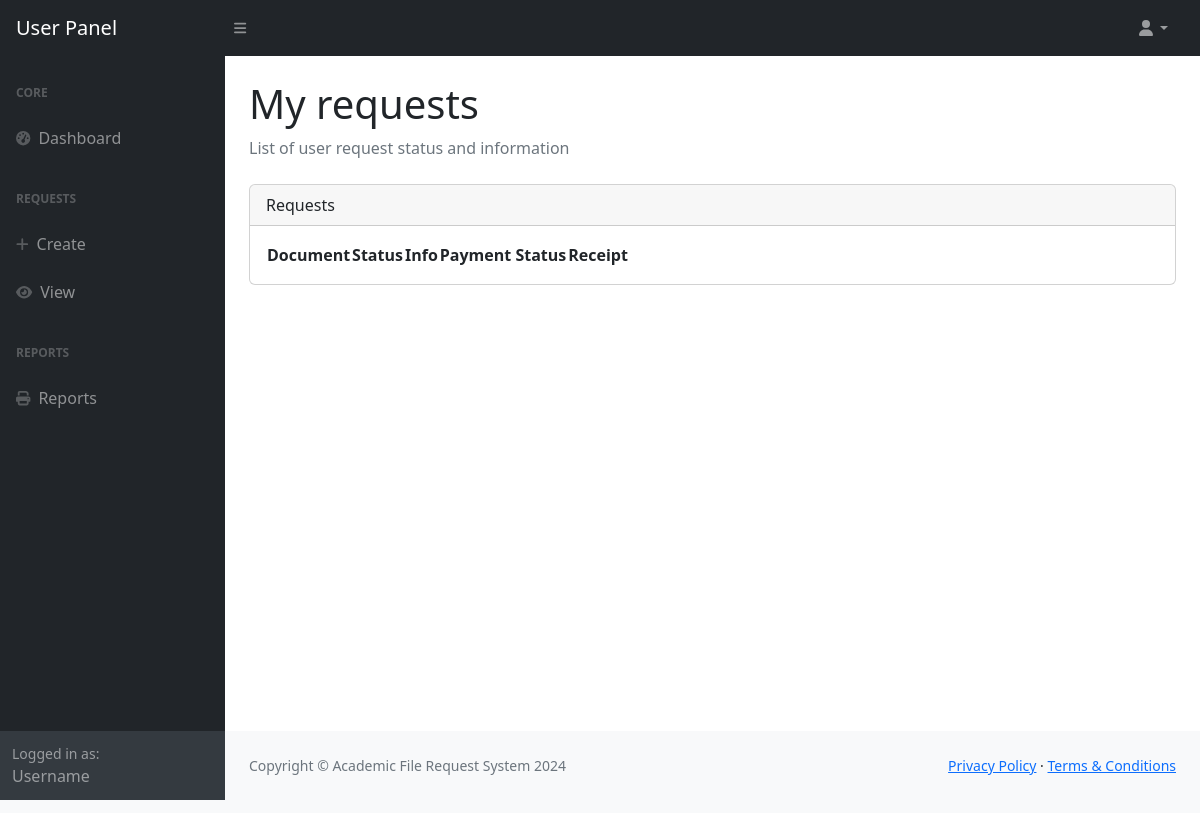
Page /request/user/ (signed in) on the earlier database version.
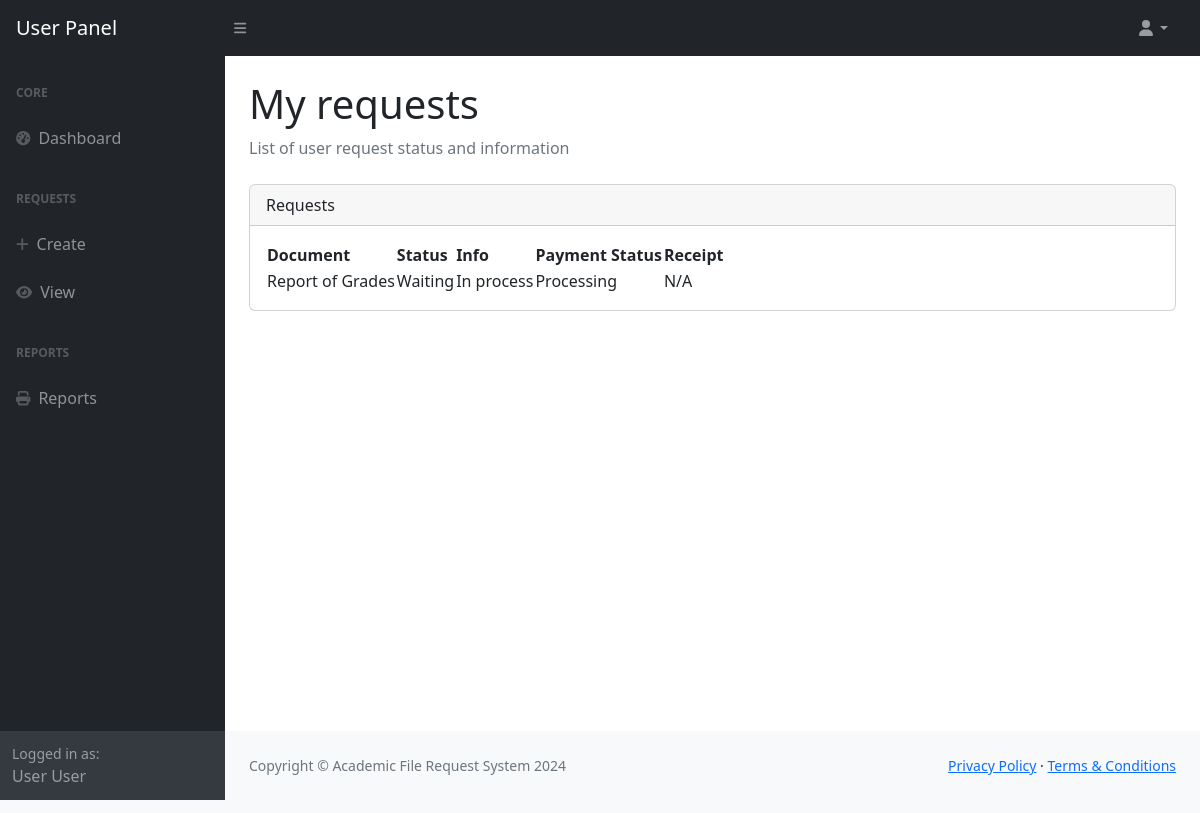
Same page on the later database version.
### onlinerequest/models.py (models this page shows, shortened)
class Record(models.Model):
    user_number = models.CharField(max_length=10)
    first_name = models.CharField(max_length=64)
    last_name = models.CharField(max_length=64)
    course_code = models.CharField(max_length=5)
    middle_name = models.CharField(max_length=64, default='De Guz Man')
    contact_no = models.IntegerField(default='09667614313')
    entry_year_from = models.IntegerField()
    entry_year_to = models.IntegerField()

class User_Request(models.Model):
    user = models.ForeignKey(User, on_delete=models.CASCADE, related_name='user_requests')
    request = models.ForeignKey(Request, on_delete=models.CASCADE, related_name='user_requests')
    status = models.CharField(max_length=64)
    uploads = models.TextField()
    requested = models.CharField(max_length=256, default="")
    purpose = models.CharField(max_length=256, blank=True)
    number_of_copies = models.IntegerField(default=1)
    uploaded_payment = models.TextField(blank=True)
    payment_status = models.CharField(max_length=10, default="Processing", blank=True)
    created_at = models.DateTimeField(auto_now_add=True)
    updated_at = models.DateTimeField(auto_now=True)

class Request(models.Model):
    description = models.CharField(max_length=256)
    files_required = models.CharField(max_length=256)
    document = models.ForeignKey(Document, on_delete=models.CASCADE)
    price = models.CharField(max_length=6, default=1.00)
    def __str__(self):
        return self.document.description

class Document(models.Model):
    code = models.CharField(max_length=64)
    description = models.CharField(max_length=64)
    active = models.BooleanField(default=True)

### onlinerequest/views/request_user.py (the view, shortened to what this page needs)
# urls.py: path('request/user/', request_user.display_user_requests),
def display_user_requests(request):
    try:
        user_requests = User_Request.objects.filter(user=request.user)
        for user_request in user_requests:
            if not user_request.uploaded_payment:
                user_request.payment_status = "Pending payment"
                user_request.save()
        return render(request, 'user/request/view-user-request.html', {'user_requests': user_requests})
    except Exception as e:
        return HttpResponse(f"Error displaying user requests: {str(e)}")

### onlinerequest/context_processors.py (called while the page is built)
def user_record(request):
    if request.user.is_authenticated:
        try:
            user_record = Record.objects.get(user_number=request.user.student_number)
            return {'user_record': user_record}
        except Record.DoesNotExist:
            return {}
    return {}

def request_forms(request):
    request_forms = Request.objects.all()
    return {'request_forms': request_forms}

### onlinerequest/templates/user/request/view-user-request.html (shortened to what the changed rows need)
{% load static %}
<!DOCTYPE html>
<html lang="en">
<head>
    {% include 'header.html' %}
</head>
<body class="sb-nav-fixed">
    <div id="layoutSidenav">
        {% include 'user/user-sidenav.html' %}
        <div id="layoutSidenav_content">
            <main>
                <div class="container-fluid px-4">
                    <h1 class="mt-4">My requests</h1>
                    <div class="card mb-4">
                        <div class="card-body">
                            <table id="datatable">
                                <thead>
                                    <th>Document</th>
                                    <th>Status</th>
                                    <th>Info</th>
                                    <th>Payment Status</th>
                                    <th>Receipt</th>
                                </thead>
                                <tbody>
                                {% if user_requests %}
                                    {% for user_request in user_requests %}
                                        <tr>
                                            <td>{{ user_request.request }}</td>
                                            <td>{{ user_request.status }}</td>
                                            <td>
                                                {% if user_request.status == "For Pickup" or user_request.status == "for pickup" or user_request.status == "pickup" or user_request.status == "PICKUP" %}
                                                    <button class="btn btn-info btn-sm" data-bs-toggle="modal" data-bs-target="#infoModal{{ user_request.id }}">View Info</button>
                                                {% elif user_request.requested %}
                                                    <a class="btn btn-primary btn-sm" href="{% static user_request.requested %}" download>Download</a>
                                                    <button class="btn btn-secondary btn-sm" onclick="generateQR('{{ user_request.id }}')">Generate QR</button>
                                                {% else %}
                                                    In process
                                                {% endif %}
                                            </td>
                                            <td>
                                                {% if user_request.uploaded_payment %}
                                                    {{ user_request.payment_status }}
                                                {% else %}
                                                    Pending payment
                                                {% endif %}
                                            </td>
                                            <td>
                                                {% if user_request.payment_status == "Paid" %}
                                                    <button class="btn btn-primary btn-sm" data-bs-toggle="modal" data-bs-target="#receiptModal{{ user_request.id }}">View Receipt</button>
                                                {% elif user_request.payment_status == "Failed" %}
                                                    <button class="btn btn-danger btn-sm" onclick="openPaymentTab('{{ user_request.id }}')">Resend payment</button>
                                                {% elif not user_request.uploaded_payment %}
                                                    <button class="btn btn-success btn-sm" onclick="openPaymentTab('{{ user_request.id }}')">Pay Now</button>
                                                {% else %}
                                                    N/A
                                                {% endif %}
                                            </td>
                                        </tr>
                                    {% endfor %}
                                {% endif %}
                                </tbody>
                            </table>
                        </div>
                    </div>
                </div>
            </main>
        </div>
    </div>
</body>
</html>

### onlinerequest/templates/user/user-sidenav.html (shortened to what this page needs)
<div id="layoutSidenav_nav">
    <nav class="sb-sidenav accordion sb-sidenav-dark" id="sidenavAccordion">
        <div class="sb-sidenav-menu">
            <div class="nav">
                <div class="sb-sidenav-menu-heading">Core</div>
                <a class="nav-link" href="/user/dashboard/">
                    <div class="sb-nav-link-icon"><i class="fas fa-tachometer-alt"></i></div>
                    Dashboard
                </a>
                <div class="sb-sidenav-menu-heading">Requests</div>
                <a class="nav-link" href="/request/">
                    <div class="sb-nav-link-icon"><i class="fas fa-plus"></i></div>
                    Create
                </a>
                <a class="nav-link" href="/request/user/">
                    <div class="sb-nav-link-icon"><i class="fas fa-eye"></i></div>
                    View
                </a>
                <div class="sb-sidenav-menu-heading">Reports</div>
                <a class="nav-link" href="/user/reports/">
                    <div class="sb-nav-link-icon"><i class="fas fa-print"></i></div>
                    Reports
                </a>
            </div>
        </div>
        <div class="sb-sidenav-footer">
            <div class="small">Logged in as:</div>
            {{ user_record.first_name|default:'Username' }} {{ user_record.last_name|default:'' }}
        </div>
    </nav>
</div>

Differences in the rows shown:
added Record: first_name "User", last_name "User"
added User_Request: request "Report of Grades", status "Waiting", requested "In process", payment_status "Processing", shows "N/A"
Other differences:
{{ user_record.first_name|default:'Username' }}: "Username" → (not shown)
